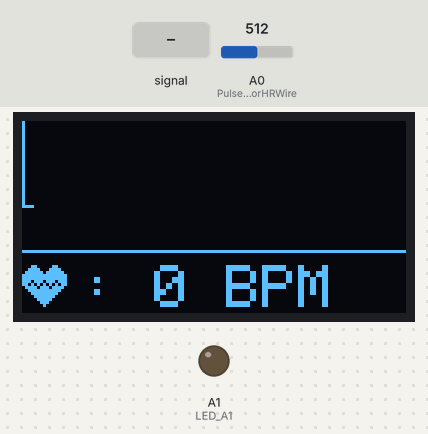
Bench run of a sketch on a simulated Arduino Uno, built with avr-gcc and run on an emulated ATmega328P. On the bench: 128×64 one-colour display, output pins drawn as LEDs (lit = HIGH). The test bench sets the inputs (shaded band); at power-on: A0 (PulseSensorHRWire) = 512. The display library's start-up logo is not drawn; what the sketch prints to the serial monitor is not drawn.

Above: at 7.3 s.
7.4 s: A0 (PulseSensorHRWire) fed a 200 Hz sine of ±81 counts around its level
At 10.15 s:
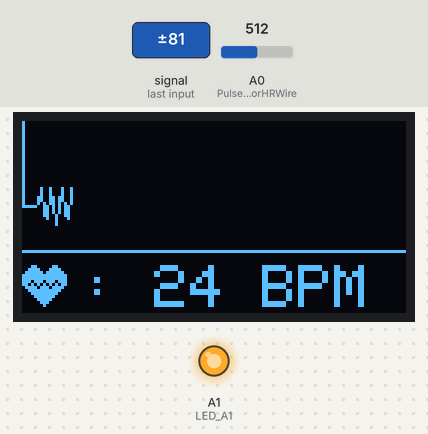
10.4 s: A0 (PulseSensorHRWire) set to 490
At 10.61 s:
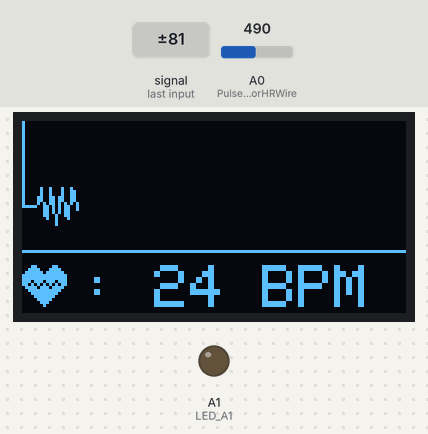
12.6 s: A0 (PulseSensorHRWire) fed a 1000 Hz sine of ±255 counts around its level
At 13.1 s:
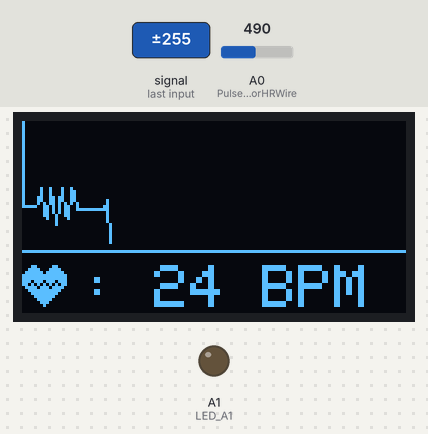
14.2 s: A0 (PulseSensorHRWire) set to 510
At 14.23 s:
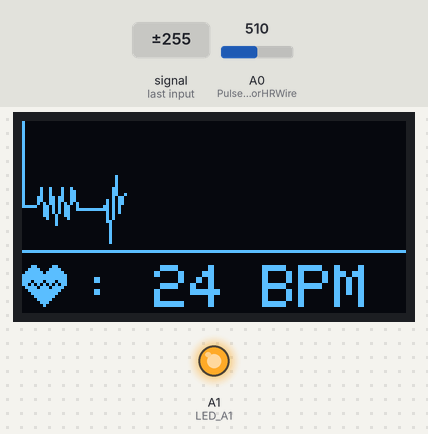
15.8 s: A0 (PulseSensorHRWire) set to 560
At 16.04 s:
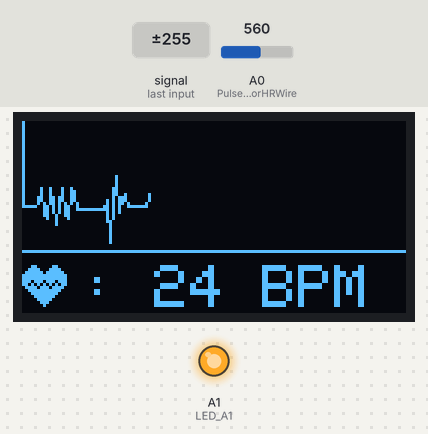
Timing chart, 0 to 18.4 s (numbered marks = the images above; inputs shaded):
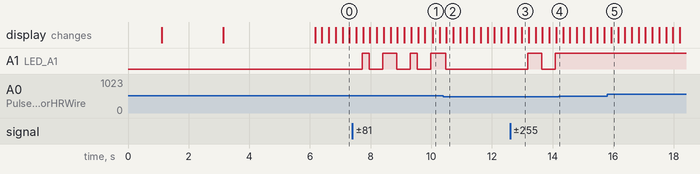

The sketch:

Sender_Slave.ino
```cpp
//===============================================================================================OLED Heart Rate
//----------------------------------------Include Library
#include <SPI.h>
#include <Wire.h>
#include <Adafruit_GFX.h>
#include <Adafruit_SSD1306.h>
//----------------------------------------

//----------------------------------------Configure OLED screen size in pixels
#define SCREEN_WIDTH 128 //--> OLED display width, in pixels
#define SCREEN_HEIGHT 64 //--> OLED display height, in pixels
//----------------------------------------

//----------------------------------------Declaration for an SSD1306 display connected to I2C (SDA, SCL pins)
#define OLED_RESET     -1 // Reset pin # (or -1 if sharing Arduino reset pin)
Adafruit_SSD1306 display(SCREEN_WIDTH, SCREEN_HEIGHT, &Wire, OLED_RESET);
//----------------------------------------

//----------------------------------------Variable Declarations
unsigned long previousMillisGetHR = 0; //--> will store the last time Millis (to get Heartbeat) was updated.
unsigned long previousMillisResultHR = 0; //--> will store the last time Millis (to get BPM) was updated.

const long intervalGetHR = 20; //--> Interval for reading heart rate (Heartbeat) = 10ms.
const long intervalResultHR = 10000; //--> The reading interval for the result of the Heart Rate calculation is in 10 seconds.

int PulseSensorSignal; //--> Variable to accommodate the signal value from the sensor
const int PulseSensorHRWire = 0; //--> PulseSensor connected to ANALOG PIN 0 (A0 / ADC 0).
const int LED_A1 = A1; //--> LED to detect when the heart is beating. The LED is connected to PIN A1 on the Arduino UNO.
int UpperThreshold = 550; //--> Determine which Signal to "count as a beat", and which to ingore.
int LowerThreshold = 500;

int cntHB = 0; //--> Variable for counting the number of heartbeats.
boolean ThresholdStat = true; //--> Variable for triggers in calculating heartbeats.
int BPMval = 0; //--> Variable to hold the result of heartbeats calculation.

int x=0; //--> Variable axis x graph values to display on OLED
int y=0; //--> Variable axis y graph values to display on OLED
int lastx=0; //--> The graph's last x axis variable value to display on the OLED
int lasty=0; //--> The graph's last y axis variable value to display on the OLED

int BPMvalues = BPMval; //BPM value transfered to new variable

//----------------------------------------

//----------------------------------------'LogoChannel', 128x64px
// A complete demo of 128x64 OLED can be seen in this video: https://www.youtube.com/watch?v=CuusKoCBoUE
const unsigned char LogoChannel [] PROGMEM = {
  0xff, 0xff, 0xff, 0xff, 0xff, 0xff, 0xff, 0xff, 0xff, 0xff, 0xff, 0xff, 0xff, 0xff, 0xff, 0xff,
  0xff, 0xff, 0xff, 0xff, 0xff, 0xff, 0xff, 0xff, 0xff, 0xff, 0xff, 0xff, 0xff, 0xff, 0xff, 0xff,
  0xff, 0xff, 0xff, 0xff, 0xff, 0xff, 0xff, 0xff, 0xff, 0xff, 0xff, 0xff, 0xff, 0xff, 0xff, 0xff,
  0xff, 0xff, 0xff, 0xff, 0xff, 0xe0, 0x00, 0x00, 0x00, 0x00, 0x07, 0xff, 0xff, 0xff, 0xff, 0xff,
  0xff, 0xff, 0xff, 0xff, 0xff, 0xc0, 0x00, 0x00, 0x00, 0x00, 0x03, 0xff, 0xff, 0xff, 0xff, 0xff,
  0xff, 0xff, 0xff, 0xff, 0xff, 0x87, 0xff, 0xff, 0xff, 0xff, 0xe1, 0xff, 0xff, 0xff, 0xff, 0xff,
  0xff, 0xff, 0xff, 0xff, 0xff, 0x8f, 0xff, 0xff, 0xff, 0xff, 0xf1, 0xff, 0xff, 0xff, 0xff, 0xff,
  0xff, 0xff, 0xff, 0xff, 0xff, 0x8f, 0xff, 0xf8, 0x7f, 0xff, 0xf1, 0xff, 0xff, 0xff, 0xff, 0xff,
  0xff, 0xff, 0xff, 0xff, 0xff, 0x89, 0x00, 0x13, 0x00, 0xff, 0xf1, 0xff, 0xff, 0xff, 0xff, 0xff,
  0xff, 0xff, 0xff, 0xff, 0xff, 0x89, 0x00, 0x17, 0x00, 0x7f, 0xf1, 0xff, 0xff, 0xff, 0xff, 0xff,
  0xff, 0xff, 0xff, 0xff, 0xff, 0x89, 0x00, 0x13, 0x00, 0x3f, 0xf1, 0xff, 0xff, 0xff, 0xff, 0xff,
  0xff, 0xff, 0xff, 0xff, 0xff, 0x8f, 0xff, 0xf8, 0x7e, 0x1f, 0xf1, 0xff, 0xff, 0xff, 0xff, 0xff,
  0xff, 0xff, 0xff, 0xff, 0xff, 0x8f, 0xff, 0xff, 0xff, 0x0f, 0xf1, 0xff, 0xff, 0xff, 0xff, 0xff,
  0xff, 0xff, 0xff, 0xff, 0xff, 0x8f, 0xff, 0xff, 0x0f, 0x87, 0xf1, 0xff, 0xff, 0xff, 0xff, 0xff,
  0xff, 0xff, 0xff, 0xff, 0xff, 0x89, 0x00, 0x06, 0x60, 0x00, 0x11, 0xff, 0xff, 0xff, 0xff, 0xff,
  0xff, 0xff, 0xff, 0xff, 0xff, 0x89, 0x00, 0x06, 0xe0, 0x00, 0x11, 0xff, 0xff, 0xff, 0xff, 0xff,
  0xff, 0xff, 0xff, 0xff, 0xff, 0x89, 0x00, 0x06, 0x60, 0x00, 0x11, 0xff, 0xff, 0xff, 0xff, 0xff,
  0xff, 0xff, 0xff, 0xff, 0xff, 0x8f, 0xff, 0xff, 0x0f, 0xf0, 0xf1, 0xff, 0xff, 0xff, 0xff, 0xff,
  0xff, 0xff, 0xff, 0xff, 0xff, 0x8f, 0xff, 0xff, 0xff, 0xe1, 0xf1, 0xff, 0xff, 0xff, 0xff, 0xff,
  0xff, 0xff, 0xff, 0xff, 0xff, 0x8f, 0xff, 0xff, 0x0f, 0xc3, 0xf1, 0xff, 0xff, 0xff, 0xff, 0xff,
  0xff, 0xff, 0xff, 0xff, 0xff, 0x89, 0x00, 0x07, 0x60, 0x07, 0xf1, 0xff, 0xff, 0xff, 0xff, 0xff,
  0xff, 0xff, 0xff, 0xff, 0xff, 0x89, 0x00, 0x06, 0x70, 0x0f, 0xf1, 0xff, 0xff, 0xff, 0xff, 0xff,
  0xff, 0xff, 0xff, 0xff, 0xff, 0x89, 0x00, 0x06, 0x60, 0x1f, 0xf1, 0xff, 0xff, 0xff, 0xff, 0xff,
  0xff, 0xff, 0xff, 0xff, 0xff, 0x8f, 0xff, 0xff, 0x0f, 0xff, 0xf1, 0xff, 0xff, 0xff, 0xff, 0xff,
  0xff, 0xff, 0xff, 0xff, 0xff, 0x8f, 0xff, 0xff, 0xff, 0xff, 0xf1, 0xff, 0xff, 0xff, 0xff, 0xff,
  0xff, 0xff, 0xff, 0xff, 0xff, 0x8f, 0xff, 0xff, 0xff, 0xe9, 0x71, 0xff, 0xff, 0xff, 0xff, 0xff,
  0xff, 0xff, 0xff, 0xff, 0xff, 0x89, 0x00, 0x00, 0x01, 0xe0, 0x71, 0xff, 0xff, 0xff, 0xff, 0xff,
  0xff, 0xff, 0xff, 0xff, 0xff, 0x89, 0x00, 0x00, 0x01, 0xe0, 0x71, 0xff, 0xff, 0xff, 0xff, 0xff,
  0xff, 0xff, 0xff, 0xff, 0xff, 0x89, 0x00, 0x00, 0x01, 0x8f, 0x11, 0xff, 0xff, 0xff, 0xff, 0xff,
  0xff, 0xff, 0xff, 0xff, 0xff, 0x8f, 0xff, 0xff, 0xff, 0xcf, 0x31, 0xff, 0xff, 0xff, 0xff, 0xff,
  0xff, 0xff, 0xff, 0xff, 0xff, 0x8f, 0xff, 0xff, 0xff, 0x8f, 0x11, 0xff, 0xff, 0xff, 0xff, 0xff,
  0xff, 0xff, 0xff, 0xff, 0xff, 0x89, 0x00, 0x00, 0x01, 0x86, 0x11, 0xff, 0xff, 0xff, 0xff, 0xff,
  0xff, 0xff, 0xff, 0xff, 0xff, 0x89, 0x00, 0x00, 0x01, 0xe0, 0x71, 0xff, 0xff, 0xff, 0xff, 0xff,
  0xff, 0xff, 0xff, 0xff, 0xff, 0x89, 0x00, 0x00, 0x01, 0xe9, 0x31, 0xff, 0xff, 0xff, 0xff, 0xff,
  0xff, 0xff, 0xff, 0xff, 0xff, 0x8f, 0xff, 0xff, 0xff, 0xf9, 0xf1, 0xff, 0xff, 0xff, 0xff, 0xff,
  0xff, 0xff, 0xff, 0xff, 0xff, 0x87, 0xff, 0xff, 0xff, 0xff, 0xe1, 0xff, 0xff, 0xff, 0xff, 0xff,
  0xff, 0xff, 0xff, 0xff, 0xff, 0xc0, 0x00, 0x00, 0x00, 0x00, 0x01, 0xff, 0xff, 0xff, 0xff, 0xff,
  0xff, 0xff, 0xff, 0xff, 0xff, 0xe0, 0x00, 0x00, 0x00, 0x00, 0x03, 0xff, 0xff, 0xff, 0xff, 0xff,
  0xff, 0xff, 0xff, 0xff, 0xff, 0xff, 0xff, 0xff, 0xff, 0xff, 0xff, 0xff, 0xff, 0xff, 0xff, 0xff,
  0xff, 0xff, 0xff, 0xff, 0xfc, 0x00, 0x00, 0x07, 0xf0, 0x00, 0x00, 0x1f, 0xff, 0xff, 0xff, 0xff,
  0xff, 0xff, 0xff, 0xff, 0xfc, 0x00, 0x00, 0x00, 0x00, 0x00, 0x00, 0x1f, 0xff, 0xff, 0xff, 0xff,
  0xff, 0xff, 0xff, 0xff, 0xfc, 0x00, 0x00, 0x00, 0x00, 0x00, 0x00, 0x3f, 0xff, 0xff, 0xff, 0xff,
  0xff, 0xff, 0xff, 0xff, 0xfe, 0x00, 0x00, 0x00, 0x00, 0x00, 0x00, 0x3f, 0xff, 0xff, 0xff, 0xff,
  0xff, 0xff, 0xff, 0xff, 0xff, 0x00, 0x00, 0x00, 0x00, 0x00, 0x00, 0x7f, 0xff, 0xff, 0xff, 0xff,
  0xff, 0xff, 0xff, 0xff, 0xff, 0x80, 0x00, 0x00, 0x00, 0x00, 0x01, 0xff, 0xff, 0xff, 0xff, 0xff,
  0xff, 0xff, 0xff, 0xff, 0xff, 0xe0, 0x00, 0x00, 0x00, 0x00, 0x07, 0xff, 0xff, 0xff, 0xff, 0xff,
  0xff, 0xff, 0xff, 0xff, 0xff, 0xff, 0xff, 0xff, 0xff, 0xff, 0xff, 0xff, 0xff, 0xff, 0xff, 0xff,
  0xff, 0xff, 0xff, 0xff, 0xff, 0xff, 0xff, 0xff, 0xff, 0xff, 0xff, 0xff, 0xff, 0xff, 0xff, 0xff,
  0xff, 0xff, 0xff, 0xff, 0xff, 0xff, 0xff, 0xff, 0xff, 0xff, 0xff, 0xff, 0xff, 0xff, 0xff, 0xff,
  0xff, 0xff, 0xff, 0xff, 0xff, 0xff, 0xff, 0xff, 0xff, 0xff, 0xff, 0xff, 0xff, 0xff, 0xff, 0xff,
  0xff, 0xff, 0xff, 0xff, 0xff, 0xff, 0xff, 0xff, 0xff, 0xff, 0xff, 0xff, 0xff, 0xff, 0xff, 0xff,
  0xff, 0xff, 0xff, 0xff, 0xff, 0xb2, 0x08, 0x13, 0x7e, 0x10, 0x41, 0xff, 0xff, 0xff, 0xff, 0xff,
  0xff, 0xff, 0xff, 0xff, 0xff, 0x92, 0x08, 0x12, 0x7c, 0x10, 0x40, 0xff, 0xff, 0xff, 0xff, 0xff,
  0xff, 0xff, 0xff, 0xff, 0xff, 0x93, 0x99, 0xf2, 0x7c, 0x9c, 0xcc, 0xff, 0xff, 0xff, 0xff, 0xff,
  0xff, 0xff, 0xff, 0xff, 0xff, 0x93, 0x99, 0xf2, 0x7c, 0xfc, 0xcc, 0xff, 0xff, 0xff, 0xff, 0xff,
  0xff, 0xff, 0xff, 0xff, 0xff, 0x93, 0x98, 0x30, 0x7c, 0x1c, 0xcc, 0xff, 0xff, 0xff, 0xff, 0xff,
  0xff, 0xff, 0xff, 0xff, 0xff, 0x93, 0x98, 0x30, 0x7f, 0x9c, 0xc0, 0xff, 0xff, 0xff, 0xff, 0xff,
  0xff, 0xff, 0xff, 0xff, 0xff, 0x93, 0x99, 0xf2, 0x7c, 0x9c, 0xc9, 0xff, 0xff, 0xff, 0xff, 0xff,
  0xff, 0xff, 0xff, 0xff, 0xff, 0x83, 0x98, 0x12, 0x7c, 0x1c, 0xc9, 0xff, 0xff, 0xff, 0xff, 0xff,
  0xff, 0xff, 0xff, 0xff, 0xff, 0x87, 0x98, 0x12, 0x7c, 0x1c, 0xcc, 0xff, 0xff, 0xff, 0xff, 0xff,
  0xff, 0xff, 0xff, 0xff, 0xff, 0xff, 0xff, 0xff, 0xff, 0xff, 0xff, 0xff, 0xff, 0xff, 0xff, 0xff,
  0xff, 0xff, 0xff, 0xff, 0xff, 0xff, 0xff, 0xff, 0xff, 0xff, 0xff, 0xff, 0xff, 0xff, 0xff, 0xff,
  0xff, 0xff, 0xff, 0xff, 0xff, 0xff, 0xff, 0xff, 0xff, 0xff, 0xff, 0xff, 0xff, 0xff, 0xff, 0xff,
  0xff, 0xff, 0xff, 0xff, 0xff, 0xff, 0xff, 0xff, 0xff, 0xff, 0xff, 0xff, 0xff, 0xff, 0xff, 0xff
};
//----------------------------------------

//----------------------------------------'Heart_Icon', 16x16px
// I drew this heart icon at : http://dotmatrixtool.com/
const unsigned char Heart_Icon [] PROGMEM = {
  0x00, 0x00, 0x18, 0x30, 0x3c, 0x78, 0x7e, 0xfc, 0xff, 0xfe, 0xff, 0xfe, 0xee, 0xee, 0xd5, 0x56,
  0x7b, 0xbc, 0x3f, 0xf8, 0x1f, 0xf0, 0x0f, 0xe0, 0x07, 0xc0, 0x03, 0x80, 0x01, 0x00, 0x00, 0x00
};
//----------------------------------------

//--------------------------------------------------------------------------------void setup
void setup() {
  pinMode(PulseSensorHRWire,INPUT); //--> Set LED_3 PIN as Output.
  pinMode(LED_A1,OUTPUT); //--> Set LED_3 PIN as Output.
  Serial.begin(9600); //--> Set's up Serial Communication at certain speed.

  //----------------------------------------SSD1306_SWITCHCAPVCC = generate display voltage from 3.3V internally
  // Address 0x3C for 128x32 and Address 0x3D for 128x64.
  // But on my 128x64 module the 0x3D address doesn't work. What works is the 0x3C address.
  // So please try which address works on your module.
  if(!display.begin(SSD1306_SWITCHCAPVCC, 0x3C)) {
    Serial.println(F("SSD1306 allocation failed"));
    for(;;); //--> Don't proceed, loop forever
  }
  //----------------------------------------

  //----------------------------------------Show initial display buffer contents on the screen
  // the library initializes this with an Adafruit splash screen.
  display.display();
  delay(1000);
  //----------------------------------------

  //----------------------------------------Display Bitmap Images
  display.clearDisplay(); //--> for Clearing the display
  display.drawBitmap(0, 0, LogoChannel, 128, 64, WHITE); //--> display.drawBitmap(x position, y position, bitmap data, bitmap width, bitmap height, color)
  display.display();
  delay(2000); // Pause for 3 seconds
  //----------------------------------------

  //----------------------------------------Displays BPM value reading information
  display.clearDisplay();
  display.setTextSize(1);
  display.setTextColor(WHITE);

  display.setCursor(0, 12); //--> (x position, y position)
  display.print("     Please wait");

  display.setCursor(0, 22); //--> (x position, y position)
  display.print("     10  seconds");

  display.setCursor(0, 32); //--> (x position, y position)
  display.print("       to get");

  display.setCursor(0, 42); //--> (x position, y position)
  display.print(" the Heart Rate value");

  display.display();
  delay(3000);
  //----------------------------------------

  //----------------------------------------Displays the initial display of BPM value
  display.clearDisplay(); //--> for Clearing the display
  display.drawBitmap(0, 47, Heart_Icon, 16, 16, WHITE); //--> display.drawBitmap(x position, y position, bitmap data, bitmap width, bitmap height, color)

  display.drawLine(0, 43, 127, 43, WHITE); //--> drawLine(x1, y1, x2, y2, color)

  display.setTextSize(2);
  display.setTextColor(WHITE);
  display.setCursor(20, 48); //--> (x position, y position)
  display.print(": 0 BPM");
  display.display();
  //----------------------------------------

  Serial.println();
  Serial.println("Please wait 10 seconds to get the BPM Value");
}
//--------------------------------------------------------------------------------

//--------------------------------------------------------------------------------void loop
void loop() {
   delay(200);
  GetHeartRate(); //--> Calling the GetHeartRate() subroutine
  BPMvalues = analogRead(PulseSensorHRWire);
}

//--------------------------------------------------------------------------------

//--------------------------------------------------------------------------------void GetHeartRate()
// This subroutine is for reading the heart rate and calculating it to get the BPM value.
// To get a BPM value based on a heart rate reading for 10 seconds.
void GetHeartRate() {
  //----------------------------------------Process of reading heart rate.
  unsigned long currentMillisGetHR = millis();

  if (currentMillisGetHR - previousMillisGetHR >= intervalGetHR) {
    previousMillisGetHR = currentMillisGetHR;

    PulseSensorSignal = analogRead(PulseSensorHRWire); //--> holds the incoming raw data. Signal value can range from 0-1024

    if (PulseSensorSignal > UpperThreshold && ThresholdStat == true) {
      cntHB++;
      ThresholdStat = false;
      digitalWrite(LED_A1,HIGH);
    }

    if (PulseSensorSignal < LowerThreshold) {
      ThresholdStat = true;
      digitalWrite(LED_A1,LOW);
    }

    DrawGraph(); //--> Calling the DrawGraph() subroutine
  }
  //----------------------------------------

  //----------------------------------------The process for getting the BPM value.
  unsigned long currentMillisResultHR = millis();

  if (currentMillisResultHR - previousMillisResultHR >= intervalResultHR) {
    previousMillisResultHR = currentMillisResultHR;

    BPMval = cntHB * 6; //--> The taken heart rate is for 10 seconds. So to get the BPM value, the total heart rate in 10 seconds x 6.
    Serial.print("BPM : ");
    Serial.println(BPMval);

    display.fillRect(20, 48, 108, 18, BLACK);

    display.drawBitmap(0, 47, Heart_Icon, 16, 16, WHITE); //--> display.drawBitmap(x position, y position, bitmap data, bitmap width, bitmap height, color)
    display.drawLine(0, 43, 127, 43, WHITE); //--> drawLine(x1, y1, x2, y2, color)

    display.setTextSize(2);
    display.setTextColor(WHITE);
    display.setCursor(20, 48); //--> (x position, y position)
    display.print(": ");
    display.print(BPMval);
    display.print(" BPM");
    display.display();

    cntHB = 0;
  }
  //----------------------------------------
}
//--------------------------------------------------------------------------------

//--------------------------------------------------------------------------------Subroutines for drawing or displaying heart rate graphic signals
void DrawGraph() {
  //----------------------------------------Condition to reset the graphic display if it fills the width of the OLED screen
  if (x > 127) {
    display.fillRect(0, 0, 128, 42, BLACK);
    x = 0;
    lastx = 0;
  }
  //----------------------------------------

  //----------------------------------------Process signal data to be displayed on OLED in graphic form
  int ySignal = PulseSensorSignal;

  if (ySignal > 850) ySignal = 850;
  if (ySignal < 350) ySignal = 350;

  int ySignalMap = map(ySignal, 350, 850, 0, 40); //--> The y-axis used on OLEDs is from 0 to 40

  y = 40 - ySignalMap;
  //----------------------------------------

  //----------------------------------------Displays the heart rate graph
  display.writeLine(lastx,lasty,x,y,WHITE);
  display.display();
  //----------------------------------------

  lastx = x;
  lasty = y;

  x++;
}
//--------------------------------------------------------------------------------
//===============================================================================================
```

Measured:
- after the input at 7.4 s, A1 (LED_A1): goes HIGH 0.23 s, LOW 0.45 s, HIGH 0.45 s, LOW 0.45 s, HIGH 0.23 s, LOW 0.45 s, then HIGH, starting after 0.33 s
- after the input at 12.6 s, A1 (LED_A1): LOW → HIGH after 0.59 s, → LOW 0.45 s later, → HIGH 0.45 s later
- after the input at 14.2 s, A1 (LED_A1): stays HIGH (without the input it goes to LOW after 0.12 s)
